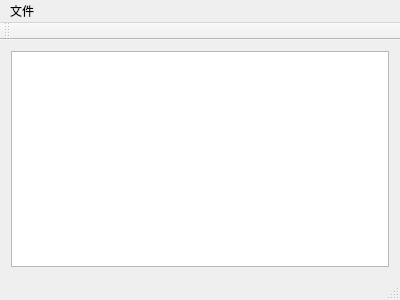
<?xml version="1.0" encoding="UTF-8"?>
<ui version="4.0">
 <class>TextWindow</class>
 <widget class="QMainWindow" name="TextWindow">
  <property name="geometry">
   <rect>
    <x>0</x>
    <y>0</y>
    <width>400</width>
    <height>300</height>
   </rect>
  </property>
  <property name="windowTitle">
   <string>TextWindow</string>
  </property>
  <widget class="QWidget" name="centralWidget">
   <layout class="QHBoxLayout" name="horizontalLayout">
    <item>
     <widget class="QTextEdit" name="textEdit"/>
    </item>
   </layout>
  </widget>
  <widget class="QMenuBar" name="menuBar">
   <property name="geometry">
    <rect>
     <x>0</x>
     <y>0</y>
     <width>400</width>
     <height>19</height>
    </rect>
   </property>
   <widget class="QMenu" name="menu">
    <property name="title">
     <string>文件</string>
    </property>
    <addaction name="action"/>
   </widget>
   <addaction name="menu"/>
  </widget>
  <widget class="QToolBar" name="mainToolBar">
   <attribute name="toolBarArea">
    <enum>TopToolBarArea</enum>
   </attribute>
   <attribute name="toolBarBreak">
    <bool>false</bool>
   </attribute>
  </widget>
  <widget class="QStatusBar" name="statusBar"/>
  <action name="action">
   <property name="text">
    <string>打开</string>
   </property>
  </action>
 </widget>
 <layoutdefault spacing="6" margin="11"/>
 <resources/>
 <connections/>
</ui>
